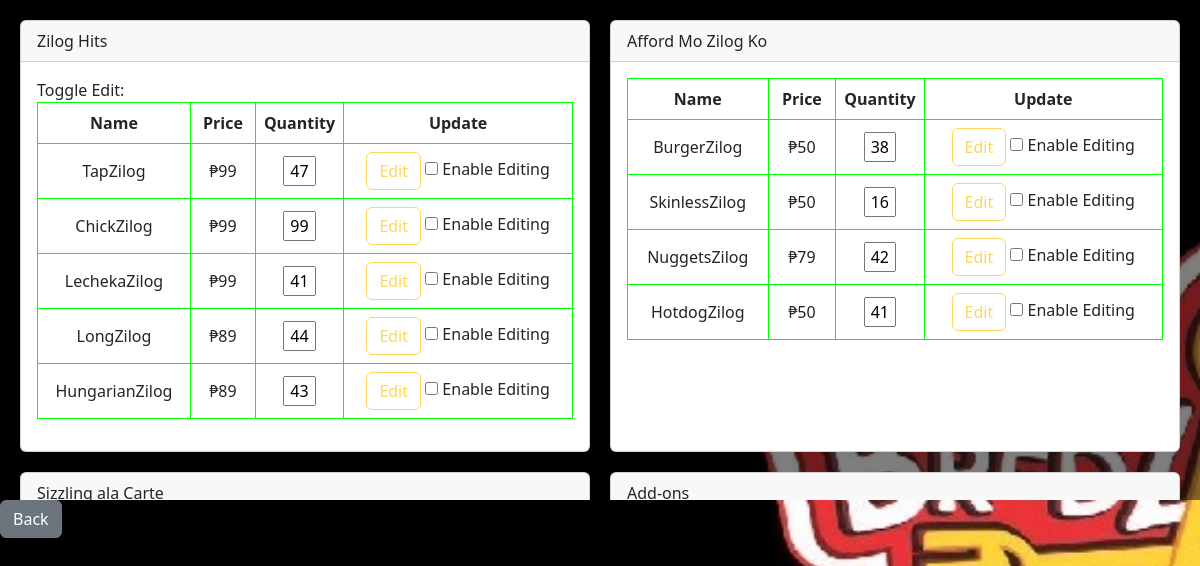
/admin/inventory (signed in), run on an earlier commit of the app's database.
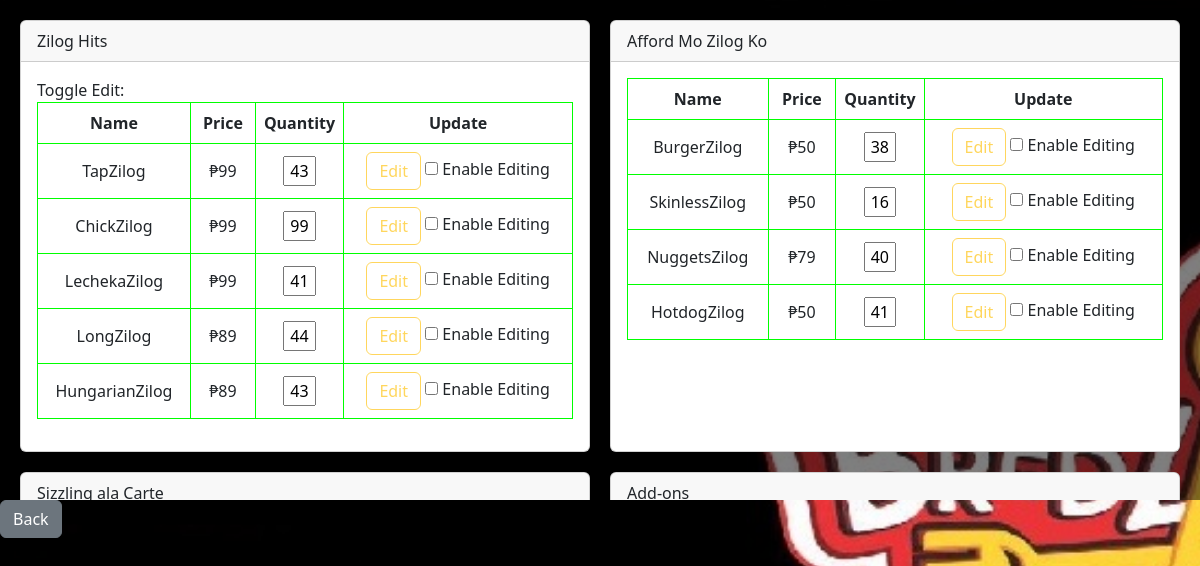
And on a later commit of the database.
### tables this page shows
CREATE TABLE menu ( id INTEGER PRIMARY KEY AUTOINCREMENT, name TEXT NOT NULL, price INTEGER, type TEXT, quantity INTEGER);

### routes/admin.py (the view)
@admin_bp.route('/admin/inventory', methods=['POST', 'GET'])
def inventory():
    if 'email' in session:
        menu = pnt.EachData()
        return render_template('admin-inventory.html', menu=menu)
    return redirect(url_for('admin.adminPage'))

### thisclass/Myclass.py (called while the page is built)
    def create_object(self, i):
        id, name, price, type, qty = i
        return Item(id, name, price, type, qty)

    def fetch_from_db(self):
        connection = sqlite3.connect(self.db)
        cursor = connection.cursor()
        cursor.execute('SELECT * FROM menu')
        rows = cursor.fetchall()
        for i in rows:
            obj = self.create_object(i)
            self.items.append(obj)
        connection.close()

    @property
    def items(self):
        return self._items

    def get_item_per_type(self):
        hits = []
        afford = []
        carte = []
        add_on = []
        my_dict = {
            'hits': hits,
            'afford': afford,
            'carte': carte,
            'add_on': add_on
        }
        for i in self.items:
            if 'Zilog Hits' == i.type:
                hits.append(i)
            elif 'Afford Mo Zilog Ko' == i.type:
                afford.append(i)
            elif 'Sizzling Ala Carte' == i.type:
                carte.append(i)
            elif 'add-on' == i.type:
                add_on.append(i)
        return my_dict

    @property
    def id(self):
        return self._id

    @property
    def name(self):
        return self._name

    @property
    def price(self):
        return self._price

    @property
    def type(self):
        return self._type

    @property
    def qty(self):
        return self._qty

### templates/admin-inventory.html (shortened to what this page needs)
{% extends "layout.html" %}
{% block styles %}
    <link rel="stylesheet" href="{{ url_for('static', filename='css/admin-inventory.css') }}">
{% endblock %}
{% block body %}
<div class="grid-container">
    <div class="card digital-card">
        <div class="card-header">
            Zilog Hits
        </div>
        <div class="card-body">
            <label for="toggle">Toggle Edit:</label>
            <table class="table digital-table" id="table1">
                <thead>
                    <tr>
                        <th>Name</th>
                        <th>Price</th>
                        <th>Quantity</th>
                        <th>Update</th>
                    </tr>
                </thead>
                <tbody>
                    {% for i in menu.get_item_per_type()['hits'] %}
                    <tr>
                        <td>{{ i.name }}</td>
                        <td>₱{{ i.price }}</td>
                        <form action="/admin/setQuantity/{{ i.id }}" method="post">
                            <td style="width: 15%; text-align: center;">
                                <input type="text" value="{{ i.qty }}" id="qty{{ i.id }}" readonly name="qty{{ i.id }}" style="width: 45%; text-align: center;">
                            </td>
                            <td>
                                <button type="submit" id="submit_btn{{ i.id }}" class="btn btn-outline-warning" disabled>Edit</button>
                                <label>
                                    <input type="checkbox" id="checkbox{{ i.id }}" onclick="toggle('qty{{ i.id }}', 'submit_btn{{ i.id }}', 'hidden_input{{ i.id }}')"> Enable Editing
                                </label>
                            </td>
                        </form>
                    </tr>
                    {% endfor %}
                </tbody>
            </table>
        </div>
    </div>
    <div class="card digital-card">
        <div class="card-header">
            Afford Mo Zilog Ko
        </div>
        <div class="card-body">
            <table class="table digital-table">
                <thead>
                    <tr>
                        <th>Name</th>
                        <th>Price</th>
                        <th>Quantity</th>
                        <th>Update</th>
                    </tr>
                </thead>
                <tbody>
                    {% for i in menu.get_item_per_type()['afford']%}
                    <tr>
                        <td>{{ i.name }}</td>
                        <td>₱{{ i.price }}</td>
                        <form action="/admin/setQuantity/{{ i.id }}" method="post">
                            <td style="width: 15%; text-align: center;">
                                <input type="text" value="{{ i.qty }}" id="qty{{ i.id }}" readonly name="qty{{ i.id }}" style="width: 45%; text-align: center;">
                            </td>
                            <td>
                                <button class="btn btn-outline-warning" type="submit" id="submit_btn{{ i.id }}" disabled>Edit</button>
                                <label>
                                    <input type="checkbox" id="checkbox{{ i.id }}" onclick="toggle('qty{{ i.id }}', 'submit_btn{{ i.id }}', 'hidden_input{{ i.id }}')"> Enable Editing
                                </label>
                            </td>
                        </form>
                    </tr>
                    {% endfor %}
                </tbody>
            </table>
        </div>
    </div>
    <div class="card digital-card">
        <div class="card-header">
            Sizzling ala Carte
        </div>
    </div>
    <div class="card digital-card">
        <div class="card-header">
            Add-ons
        </div>
    </div>
</div>
<a href="{{ url_for('admin.dashboard') }}"><button class="btn btn-secondary">Back</button></a>
{% endblock %}

### templates/layout.html (shortened to what this page needs)
<!DOCTYPE html>
<html lang="en" class="bg-image" style="
  height: 100%;
">
<head>
    <link href="https://cdn.jsdelivr.net/npm/bootstrap@5.3.0/dist/css/bootstrap.min.css" rel="stylesheet">
    <link rel="stylesheet" href="{{ url_for('static', filename='css/layout.css') }}">
    {% block styles %}{% endblock %}
</head>
<body class="bg-image">
  {% block body %} {% endblock %}
</body>
</html>

### static/css/layout.css (style rules this page uses)
body { background-image: url('../img/bg-1.jpg'); background-position: center; background-repeat: no-repeat; background-size: cover; height: 100%; }

### static/css/admin-inventory.css (style rules this page uses)
.grid-container { display: grid; grid-template-columns: repeat(2, 1fr); gap: 20px; overflow-y: auto; max-height: 500px; background: rgba(0, 0, 0, 0.5); padding: 20px; }
.digital-table { width: 100%; border-collapse: collapse; background-color: transparent; color: #00ff00; }
.digital-table th, .digital-table td { padding: 8px; text-align: center; vertical-align: middle; border: 1px solid #00ff00; }

What changed in the data, as far as the page shows it:
changed menu "TapZilog": qty "47" → "43"
changed menu "NuggetsZilog": qty "42" → "40"
